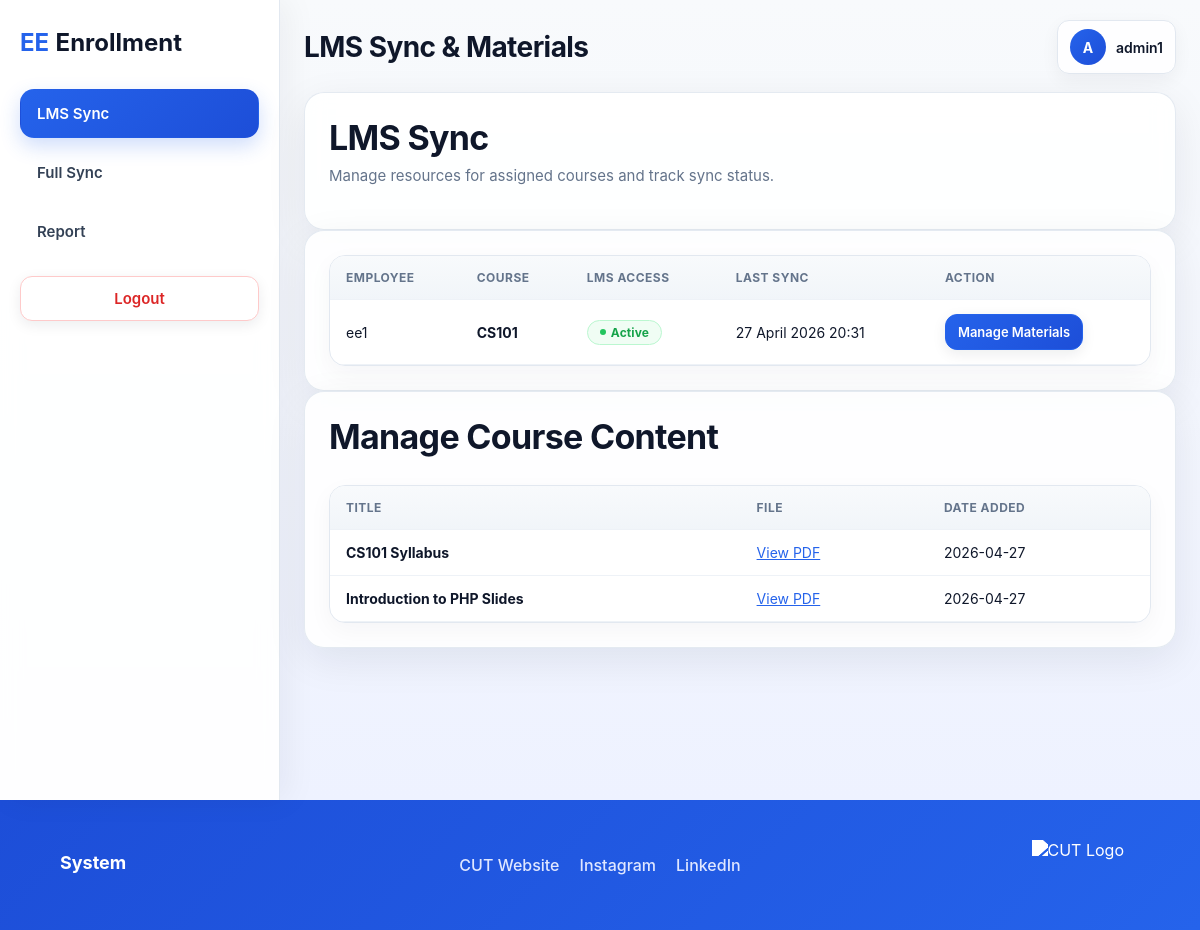
Screenshot of /modules/evaluation/lms_sync.php?manage_course=3 (signed in) with the database file from the repository.
### tables this page shows
CREATE TABLE lms_enrollments (
    id INT AUTO_INCREMENT PRIMARY KEY,
    user_id INT NOT NULL,
    course_id INT NOT NULL,
    lms_access TINYINT(1) NOT NULL DEFAULT 0,
    synced_at TIMESTAMP DEFAULT CURRENT_TIMESTAMP ON UPDATE CURRENT_TIMESTAMP,
    UNIQUE KEY unique_user_course (user_id, course_id),
    FOREIGN KEY (user_id) REFERENCES users(id) ON DELETE CASCADE,
    FOREIGN KEY (course_id) REFERENCES courses(id) ON DELETE CASCADE
);

CREATE TABLE users (
                       id            INT AUTO_INCREMENT PRIMARY KEY,
                       username      VARCHAR(50)  NOT NULL UNIQUE,
                       email         VARCHAR(100) NOT NULL UNIQUE,
                       password_hash VARCHAR(255) NOT NULL,
                       role          ENUM('admin', 'candidate', 'evaluator', 'hr', 'ee') NOT NULL DEFAULT 'candidate',
                       is_active     TINYINT(1) NOT NULL DEFAULT 1,
                       created_at    TIMESTAMP DEFAULT CURRENT_TIMESTAMP
);

CREATE TABLE courses (
                         id            INT AUTO_INCREMENT PRIMARY KEY,
                         department_id INT NOT NULL,
                         name          VARCHAR(150) NOT NULL,
                         code          VARCHAR(50),
                         FOREIGN KEY (department_id) REFERENCES departments(id) ON DELETE CASCADE
);

CREATE TABLE IF NOT EXISTS course_materials (
                                                id          INT AUTO_INCREMENT PRIMARY KEY,
                                                course_id   INT NOT NULL,
                                                title       VARCHAR(150) NOT NULL,
    pdf_path    VARCHAR(255) NULL,
    created_at  TIMESTAMP DEFAULT CURRENT_TIMESTAMP,
    FOREIGN KEY (course_id) REFERENCES courses(id) ON DELETE CASCADE
    );

### utils/time_utils.php (called while the page is built, shortened)
<?php
function formatFullDateTime(?string $datetime): string
{
    try {
        $date = new DateTime($datetime);
        return $date->format('d F Y H:i');
    } catch (Exception $e) {
        return $datetime;
    }
}

### modules/evaluation/lms_sync.php (the view, shortened to what this page needs)
<?php
require_once __DIR__ . '/../../includes/db.php';
require_once __DIR__ . '/../../utils/time_utils.php';
$isEE = ($_SESSION['role'] === 'ee');
$targetCourseId = isset($_GET['manage_course']) ? (int)$_GET['manage_course'] : null;
$whereSql = "WHERE u.role = 'ee'";
$stmt = $pdo->prepare("
    SELECT u.username, u.email, c.id AS course_id, c.code AS course_code, c.name AS course_name,
           le.lms_access, le.synced_at
    FROM users u
    LEFT JOIN lms_enrollments le ON le.user_id = u.id
    LEFT JOIN courses c ON c.id = le.course_id
    $whereSql
    ORDER BY u.username ASC
");
$stmt->execute();
$rows = $stmt->fetchAll(PDO::FETCH_ASSOC);
$materials = [];
if ($targetCourseId) {
    $stmt = $pdo->prepare("SELECT * FROM course_materials WHERE course_id = ? ORDER BY created_at DESC");
    $stmt->execute([$targetCourseId]);
    $materials = $stmt->fetchAll(PDO::FETCH_ASSOC);
}
?>
<!DOCTYPE html>
<html lang="en">
<head>
    <link rel="stylesheet" href="../../assets/css/style.css">
    <link rel="stylesheet" href="../../assets/css/admin.css">
    <link rel="stylesheet" href="../../assets/css/dashboard.css">
</head>
<body>
<div class="dashboard-layout">
    <?php require_once __DIR__ . '/../../includes/evaluation_sidebar.php'; ?>
    <main class="dashboard-content">
        <div class="page-shell">
            <?php require_once __DIR__ . '/../../includes/protected_topbar.php'; ?>
            <section class="page-card list-card">
                <div class="list-header">
                    <div>
                        <h2 class="page-title"><?= $isEE ? 'My Course Materials' : 'LMS Sync' ?></h2>
                        <p class="page-subtitle">Manage resources for assigned courses and track sync status.</p>
                    </div>
                </div>
            </section>
            <section class="page-card list-card">
                <div class="table-card">
                    <div class="table-wrapper">
                        <table>
                            <thead>
                            <tr>
                                <th>Employee</th>
                                <th>Course</th>
                                <th>LMS Access</th>
                                <th>Last Sync</th>
                                <th>Action</th>
                            </tr>
                            </thead>
                            <tbody>
                            <?php foreach ($rows as $row):
                                $active = (int)($row['lms_access'] ?? 0) === 1;
                                ?>
                                <tr>
                                    <td><?= htmlspecialchars($row['username']) ?></td>
                                    <td><strong><?= htmlspecialchars($row['course_code'] ?? 'N/A') ?></strong></td>
                                    <td><span class="status-pill <?= $active ? 'status-approved' : 'status-rejected' ?>"><?= $active ? 'Active' : 'No Access' ?></span></td>
                                    <td><?= $row['synced_at'] ? formatFullDateTime($row['synced_at']) : 'Never' ?></td>
                                    <td>
                                        <?php if ($row['course_id'] && $active): ?>
                                            <a href="?manage_course=<?= $row['course_id'] ?>" class="btn btn-primary btn-sm-custom">Manage Materials</a>
                                        <?php else: ?>—<?php endif; ?>
                                    </td>
                                </tr>
                            <?php endforeach; ?>
                            </tbody>
                        </table>
                    </div>
                </div>
            </section>
            <?php if ($targetCourseId): ?>
                <section class="page-card list-card" id="materials-section">
                    <div class="list-header">
                        <h2 class="page-title">Manage Course Content</h2>
                    </div>
                    <div class="table-card">
                        <div class="table-wrapper">
                            <table>
                                <thead>
                                <tr>
                                    <th>Title</th>
                                    <th>File</th>
                                    <th>Date Added</th>
                                </tr>
                                </thead>
                                <tbody>
                                <?php if (empty($materials)): ?>
                                    <tr><td colspan="4" class="empty-state">No materials found.</td></tr>
                                <?php else: ?>
                                    <?php foreach ($materials as $m): ?>
                                        <tr>
                                            <td><strong><?= htmlspecialchars($m['title']) ?></strong></td>
                                            <td>
                                                <?php if ($m['pdf_path']): ?>
                                                    <a href="<?= htmlspecialchars($m['pdf_path']) ?>" target="_blank" style="color:#2563eb; text-decoration:underline;">View PDF</a>
                                                <?php else: ?><span class="text-muted">No File</span><?php endif; ?>
                                            </td>
                                            <td><?= date('Y-m-d', strtotime($m['created_at'])) ?></td>
                                        </tr>
                                    <?php endforeach; ?>
                                <?php endif; ?>
                                </tbody>
                            </table>
                        </div>
                    </div>
                </section>
            <?php endif; ?>
        </div>
    </main>
</div>
<?php require_once __DIR__ . '/../../includes/protected_footer.php'; ?>
</body>
</html>

### assets/css/style.css (style rules this page uses)
* { margin: 0; padding: 0; box-sizing: border-box; }
body { font-family: "Inter", "Segoe UI", Arial, Helvetica, sans-serif; background: linear-gradient(180deg, #f8fafc 0%, #eef2ff 100%); color: #1f2937; min-height: 100vh; }
a { text-decoration: none; color: inherit; }
.page-shell { width: 100%; max-width: 1180px; margin: 0 auto; padding: 20px; }
.page-card { background: rgba(255, 255, 255, 0.9); border: 1px solid rgba(226, 232, 240, 0.9); border-radius: 20px; box-shadow: 0 12px 40px rgba(15, 23, 42, 0.08); backdrop-filter: blur(10px); }
.page-title { font-size: 34px; font-weight: 700; color: #0f172a; margin-bottom: 8px; letter-spacing: -0.02em; }
.page-subtitle { color: #64748b; font-size: 15px; }
.btn { display: inline-flex; align-items: center; justify-content: center; min-width: 150px; padding: 12px 18px; border-radius: 12px; border: 1px solid transparent; font-size: 15px; font-weight: 600; cursor: pointer; transition: all 0.2s ease; box-shadow: 0 4px 14px rgba(15, 23, 42, 0.08); }
.btn-primary { background: linear-gradient(135deg, #2563eb 0%, #1d4ed8 100%); color: #ffffff; border-color: #2563eb; }
.status-pill { display: inline-flex; align-items: center; gap: 5px; padding: 4px 12px; border-radius: 999px; font-size: 12px; font-weight: 700; letter-spacing: 0.01em; border: 1px solid transparent; white-space: nowrap; }
.status-pill::before { content: ''; width: 6px; height: 6px; border-radius: 50%; flex-shrink: 0; }
.status-approved { background: #f0fdf4; color: #16a34a; border-color: #bbf7d0; }
.status-approved::before { background: #22c55e; }

### assets/css/admin.css (style rules this page uses)
.btn-sm-custom { min-width: auto; padding: 9px 12px; font-size: 13px; }

### assets/css/dashboard.css (style rules this page uses)
.dashboard-layout, .list-layout, .profile-layout { min-height: 100vh; display: flex; background: linear-gradient(180deg, #f8fafc 0%, #eef2ff 100%); }
.dashboard-content, .list-content, .profile-content { flex: 1; min-width: 0; padding: 20px 24px; }
.dashboard-content .page-shell, .list-content .page-shell, .profile-content .page-shell { max-width: none; width: 100%; margin: 0; padding: 0; }
.list-card { padding: 24px; }
.list-header { display: flex; justify-content: space-between; align-items: flex-start; gap: 18px; flex-wrap: wrap; margin-bottom: 20px; }
.table-card { border: 1px solid #e2e8f0; border-radius: 16px; overflow: hidden; background: #ffffff; box-shadow: 0 8px 24px rgba(15, 23, 42, 0.04); }
.table-wrapper { overflow-x: auto; }
table { width: 100%; border-collapse: collapse; }
thead { background: linear-gradient(180deg, #f8fafc 0%, #f1f5f9 100%); }
th, td { text-align: left; padding: 14px 16px; border-bottom: 1px solid #eef2f7; font-size: 14px; }
th { font-size: 12px; text-transform: uppercase; letter-spacing: 0.04em; color: #64748b; font-weight: 700; }
td { color: #0f172a; }
.status-approved { background: #f0fdf4; color: #16a34a; border-color: #bbf7d0; }
.status-approved::before { background: #22c55e; }

### rows the page displays
lms_enrollments: user.username "ee1", course.code "CS101", lms_access "Active", synced_at "27 April 2026 20:31"
course_materials: title "CS101 Syllabus", created_at "2026-04-27"
course_materials: title "Introduction to PHP Slides", created_at "2026-04-27"

### other values shown
$pageTitle "LMS Sync & Materials"
$avatarLetter "A"
$username "admin1"
$settings['system_name'] "System"
